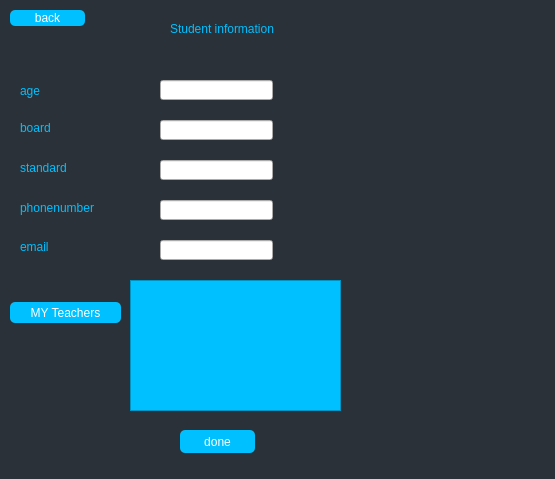
<?xml version="1.0" encoding="UTF-8"?>
<ui version="4.0">
 <class>lastone</class>
 <widget class="QDialog" name="lastone">
  <property name="geometry">
   <rect>
    <x>0</x>
    <y>0</y>
    <width>555</width>
    <height>479</height>
   </rect>
  </property>
  <property name="windowTitle">
   <string>Dialog</string>
  </property>
  <property name="styleSheet">
   <string notr="true">QDialog
{background-color:rgb(43, 49, 56);
}
QLabel
{
color:rgb(0, 192, 255);
}
QPushButton
{
border-style:bold;
background-color:rgb(0, 192, 255);
color:white;


border-radius:5px;
}
QPushButton:hover
{
background-color:white;
color:rgb(0, 192, 255);
border-color:green;
border-width:1px;
border-style:bold;
}
QPushButtonpressed
{
color:rgb(255, 255, 0);
background-color:rgb(52, 168, 83);
border-width:2px;}
QRadioButton
{
color:rgb(0, 192, 255);}
QGroupBox
{font: 12pt &quot;Segoe Print&quot;;
font: 75 12pt &quot;Segoe Script&quot;;
color:rgb(0,192,255);
}
QLineEdit
{
color:rgb(0, 192, 255);
font: 12pt &quot;Segoe Print&quot;;
font: 75 12pt &quot;Segoe Script&quot;;}
QLabel
{font: 12pt &quot;Segoe Print&quot;;
font: 75 12pt &quot;Segoe Script&quot;;}
</string>
  </property>
  <widget class="QLabel" name="label">
   <property name="geometry">
    <rect>
     <x>170</x>
     <y>13</y>
     <width>281</width>
     <height>31</height>
    </rect>
   </property>
   <property name="styleSheet">
    <string notr="true">font: 20pt &quot;Segoe Print&quot;;
</string>
   </property>
   <property name="text">
    <string>Student information</string>
   </property>
  </widget>
  <widget class="QLabel" name="label_2">
   <property name="geometry">
    <rect>
     <x>20</x>
     <y>80</y>
     <width>47</width>
     <height>21</height>
    </rect>
   </property>
   <property name="text">
    <string>age</string>
   </property>
  </widget>
  <widget class="QLabel" name="label_3">
   <property name="geometry">
    <rect>
     <x>20</x>
     <y>120</y>
     <width>61</width>
     <height>16</height>
    </rect>
   </property>
   <property name="text">
    <string>board</string>
   </property>
  </widget>
  <widget class="QLabel" name="label_4">
   <property name="geometry">
    <rect>
     <x>20</x>
     <y>160</y>
     <width>81</width>
     <height>16</height>
    </rect>
   </property>
   <property name="text">
    <string>standard</string>
   </property>
  </widget>
  <widget class="QTableView" name="tableView">
   <property name="geometry">
    <rect>
     <x>130</x>
     <y>280</y>
     <width>211</width>
     <height>131</height>
    </rect>
   </property>
   <property name="styleSheet">
    <string notr="true">
background-color:rgb(0, 192, 255);
font: 12pt &quot;Segoe Print&quot;;
font: 75 12pt &quot;Segoe Script&quot;;</string>
   </property>
  </widget>
  <widget class="QLineEdit" name="lineEdit">
   <property name="geometry">
    <rect>
     <x>160</x>
     <y>80</y>
     <width>113</width>
     <height>20</height>
    </rect>
   </property>
  </widget>
  <widget class="QLineEdit" name="lineEdit_2">
   <property name="geometry">
    <rect>
     <x>160</x>
     <y>120</y>
     <width>113</width>
     <height>20</height>
    </rect>
   </property>
  </widget>
  <widget class="QLineEdit" name="lineEdit_3">
   <property name="geometry">
    <rect>
     <x>160</x>
     <y>160</y>
     <width>113</width>
     <height>20</height>
    </rect>
   </property>
  </widget>
  <widget class="QPushButton" name="pushButton">
   <property name="geometry">
    <rect>
     <x>10</x>
     <y>302</y>
     <width>111</width>
     <height>21</height>
    </rect>
   </property>
   <property name="styleSheet">
    <string notr="true">font: 12pt &quot;Segoe Print&quot;;
font: 75 12pt &quot;Segoe Script&quot;;</string>
   </property>
   <property name="text">
    <string>MY Teachers</string>
   </property>
  </widget>
  <widget class="QLineEdit" name="lineEdit_4">
   <property name="geometry">
    <rect>
     <x>160</x>
     <y>200</y>
     <width>113</width>
     <height>20</height>
    </rect>
   </property>
  </widget>
  <widget class="QLineEdit" name="lineEdit_5">
   <property name="geometry">
    <rect>
     <x>160</x>
     <y>240</y>
     <width>113</width>
     <height>20</height>
    </rect>
   </property>
  </widget>
  <widget class="QLabel" name="label_5">
   <property name="geometry">
    <rect>
     <x>20</x>
     <y>200</y>
     <width>131</width>
     <height>16</height>
    </rect>
   </property>
   <property name="text">
    <string>phonenumber</string>
   </property>
  </widget>
  <widget class="QLabel" name="label_6">
   <property name="geometry">
    <rect>
     <x>20</x>
     <y>240</y>
     <width>47</width>
     <height>13</height>
    </rect>
   </property>
   <property name="text">
    <string>email</string>
   </property>
  </widget>
  <widget class="QPushButton" name="pushButton_2">
   <property name="geometry">
    <rect>
     <x>10</x>
     <y>10</y>
     <width>75</width>
     <height>16</height>
    </rect>
   </property>
   <property name="styleSheet">
    <string notr="true">font: 12pt &quot;Segoe Print&quot;;
font: 75 12pt &quot;Segoe Script&quot;;</string>
   </property>
   <property name="text">
    <string>back</string>
   </property>
  </widget>
  <widget class="QPushButton" name="pushButton_3">
   <property name="geometry">
    <rect>
     <x>180</x>
     <y>430</y>
     <width>75</width>
     <height>23</height>
    </rect>
   </property>
   <property name="styleSheet">
    <string notr="true">font: 12pt &quot;Segoe Print&quot;;</string>
   </property>
   <property name="text">
    <string>done</string>
   </property>
  </widget>
  <widget class="QLabel" name="label_7">
   <property name="geometry">
    <rect>
     <x>460</x>
     <y>10</y>
     <width>47</width>
     <height>13</height>
    </rect>
   </property>
   <property name="text">
    <string/>
   </property>
  </widget>
  <widget class="QLabel" name="label_8">
   <property name="geometry">
    <rect>
     <x>120</x>
     <y>10</y>
     <width>47</width>
     <height>31</height>
    </rect>
   </property>
   <property name="styleSheet">
    <string notr="true">border-style:solid;
border-radius:100px;</string>
   </property>
   <property name="text">
    <string/>
   </property>
  </widget>
  <widget class="QLabel" name="label_9">
   <property name="geometry">
    <rect>
     <x>330</x>
     <y>260</y>
     <width>47</width>
     <height>31</height>
    </rect>
   </property>
   <property name="styleSheet">
    <string notr="true">border-style:solid;
border-radius:100px;</string>
   </property>
   <property name="text">
    <string/>
   </property>
  </widget>
 </widget>
 <resources/>
 <connections/>
</ui>
